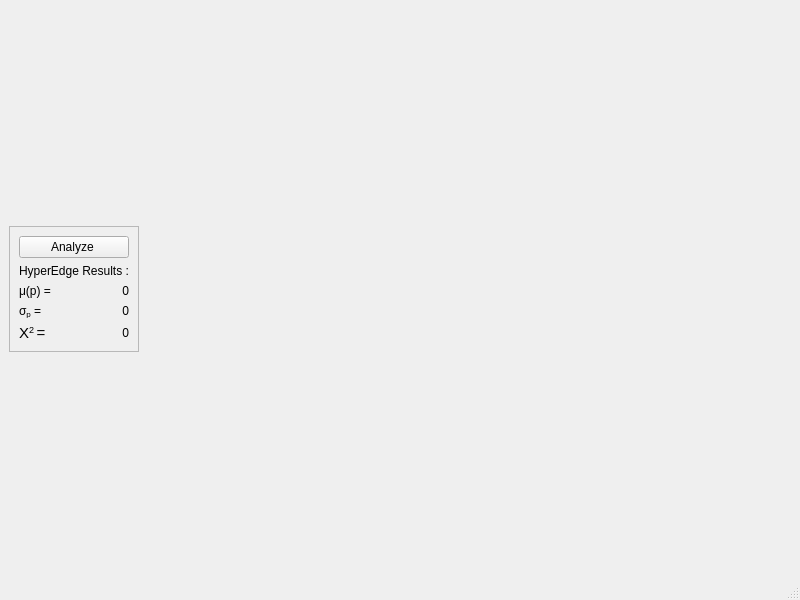
<?xml version="1.0" encoding="UTF-8"?>
<ui version="4.0">
 <class>PHistogramWindow</class>
 <widget class="QMainWindow" name="PHistogramWindow">
  <property name="geometry">
   <rect>
    <x>0</x>
    <y>0</y>
    <width>800</width>
    <height>600</height>
   </rect>
  </property>
  <property name="windowTitle">
   <string>MainWindow</string>
  </property>
  <widget class="QWidget" name="centralwidget">
   <layout class="QGridLayout" name="gridLayout">
    <item row="0" column="1">
     <widget class="QCustomPlot" name="pPlotWidget" native="true">
      <property name="sizePolicy">
       <sizepolicy hsizetype="Preferred" vsizetype="Expanding">
        <horstretch>0</horstretch>
        <verstretch>0</verstretch>
       </sizepolicy>
      </property>
     </widget>
    </item>
    <item row="0" column="0">
     <widget class="QFrame" name="frame">
      <property name="sizePolicy">
       <sizepolicy hsizetype="Fixed" vsizetype="Fixed">
        <horstretch>0</horstretch>
        <verstretch>0</verstretch>
       </sizepolicy>
      </property>
      <property name="frameShape">
       <enum>QFrame::StyledPanel</enum>
      </property>
      <property name="frameShadow">
       <enum>QFrame::Raised</enum>
      </property>
      <layout class="QGridLayout" name="gridLayout_2">
       <item row="4" column="0">
        <widget class="QLabel" name="label_11">
         <property name="sizePolicy">
          <sizepolicy hsizetype="Fixed" vsizetype="Fixed">
           <horstretch>0</horstretch>
           <verstretch>0</verstretch>
          </sizepolicy>
         </property>
         <property name="text">
          <string>&lt;!DOCTYPE HTML PUBLIC &quot;-//W3C//DTD HTML 4.0//EN&quot; &quot;http://www.w3.org/TR/REC-html40/strict.dtd&quot;&gt;
&lt;html&gt;&lt;head&gt;&lt;meta name=&quot;qrichtext&quot; content=&quot;1&quot; /&gt;&lt;style type=&quot;text/css&quot;&gt;
p, li { white-space: pre-wrap; }
&lt;/style&gt;&lt;/head&gt;&lt;body style=&quot; font-family:'Ubuntu'; font-size:11pt; font-weight:400; font-style:normal;&quot;&gt;
&lt;p style=&quot; margin-top:0px; margin-bottom:0px; margin-left:0px; margin-right:0px; -qt-block-indent:0; text-indent:0px;&quot;&gt;Χ&lt;span style=&quot; vertical-align:super;&quot;&gt;2 &lt;/span&gt;= &lt;/p&gt;&lt;/body&gt;&lt;/html&gt;</string>
         </property>
        </widget>
       </item>
       <item row="1" column="0" colspan="4">
        <widget class="QLabel" name="label">
         <property name="sizePolicy">
          <sizepolicy hsizetype="Fixed" vsizetype="Fixed">
           <horstretch>0</horstretch>
           <verstretch>0</verstretch>
          </sizepolicy>
         </property>
         <property name="text">
          <string>HyperEdge Results :</string>
         </property>
        </widget>
       </item>
       <item row="3" column="0">
        <widget class="QLabel" name="label_8">
         <property name="sizePolicy">
          <sizepolicy hsizetype="Fixed" vsizetype="Fixed">
           <horstretch>0</horstretch>
           <verstretch>0</verstretch>
          </sizepolicy>
         </property>
         <property name="text">
          <string>&lt;html&gt;&lt;head/&gt;&lt;body&gt;&lt;p&gt;σ&lt;span style=&quot; vertical-align:sub;&quot;&gt;p&lt;/span&gt; =&lt;/p&gt;&lt;/body&gt;&lt;/html&gt;</string>
         </property>
        </widget>
       </item>
       <item row="2" column="0">
        <widget class="QLabel" name="label_10">
         <property name="sizePolicy">
          <sizepolicy hsizetype="Fixed" vsizetype="Fixed">
           <horstretch>0</horstretch>
           <verstretch>0</verstretch>
          </sizepolicy>
         </property>
         <property name="text">
          <string>&lt;html&gt;&lt;head/&gt;&lt;body&gt;&lt;p&gt;μ(p) =&lt;/p&gt;&lt;/body&gt;&lt;/html&gt;</string>
         </property>
        </widget>
       </item>
       <item row="0" column="0" colspan="4">
        <widget class="QPushButton" name="HAnalyzeBtn">
         <property name="text">
          <string>Analyze </string>
         </property>
        </widget>
       </item>
       <item row="4" column="1" colspan="3">
        <widget class="QLabel" name="PStandDevPL">
         <property name="sizePolicy">
          <sizepolicy hsizetype="Preferred" vsizetype="Preferred">
           <horstretch>0</horstretch>
           <verstretch>0</verstretch>
          </sizepolicy>
         </property>
         <property name="layoutDirection">
          <enum>Qt::LeftToRight</enum>
         </property>
         <property name="text">
          <string>0</string>
         </property>
         <property name="alignment">
          <set>Qt::AlignRight|Qt::AlignTrailing|Qt::AlignVCenter</set>
         </property>
        </widget>
       </item>
       <item row="3" column="1" colspan="3">
        <widget class="QLabel" name="PChiSquareL">
         <property name="text">
          <string>0</string>
         </property>
         <property name="alignment">
          <set>Qt::AlignRight|Qt::AlignTrailing|Qt::AlignVCenter</set>
         </property>
        </widget>
       </item>
       <item row="2" column="1" colspan="3">
        <widget class="QLabel" name="PAveragePL">
         <property name="sizePolicy">
          <sizepolicy hsizetype="Preferred" vsizetype="Preferred">
           <horstretch>0</horstretch>
           <verstretch>0</verstretch>
          </sizepolicy>
         </property>
         <property name="text">
          <string>0</string>
         </property>
         <property name="alignment">
          <set>Qt::AlignRight|Qt::AlignTrailing|Qt::AlignVCenter</set>
         </property>
        </widget>
       </item>
      </layout>
     </widget>
    </item>
   </layout>
  </widget>
  <widget class="QMenuBar" name="menubar">
   <property name="geometry">
    <rect>
     <x>0</x>
     <y>0</y>
     <width>800</width>
     <height>22</height>
    </rect>
   </property>
  </widget>
  <widget class="QStatusBar" name="statusbar"/>
 </widget>
 <customwidgets>
  <customwidget>
   <class>QCustomPlot</class>
   <extends>QWidget</extends>
   <header location="global">QCustomPlot/qcustomplot.h</header>
   <container>1</container>
  </customwidget>
 </customwidgets>
 <resources/>
 <connections/>
</ui>
